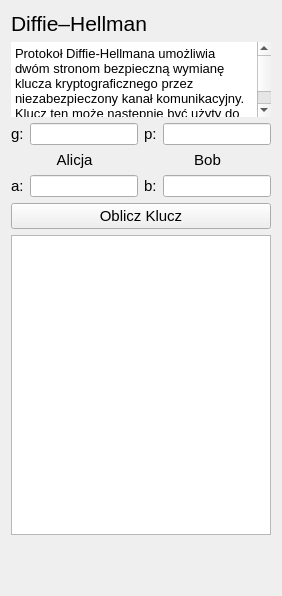
         <widget class="QWidget" name="DiffieHellman_page">
          <layout class="QVBoxLayout" name="verticalLayout_18">
           <item>
            <layout class="QVBoxLayout" name="verticalLayout_17">
             <item>
              <widget class="QLabel" name="label_29">
               <property name="font">
                <font>
                 <pointsize>16</pointsize>
                </font>
               </property>
               <property name="text">
                <string>Diffie–Hellman</string>
               </property>
              </widget>
             </item>
             <item>
              <widget class="QTextEdit" name="textEdit_3">
               <property name="minimumSize">
                <size>
                 <width>0</width>
                 <height>0</height>
                </size>
               </property>
               <property name="maximumSize">
                <size>
                 <width>16777215</width>
                 <height>75</height>
                </size>
               </property>
               <property name="frameShape">
                <enum>QFrame::Shape::NoFrame</enum>
               </property>
               <property name="lineWidth">
                <number>0</number>
               </property>
               <property name="readOnly">
                <bool>true</bool>
               </property>
               <property name="html">
                <string>&lt;!DOCTYPE HTML PUBLIC &quot;-//W3C//DTD HTML 4.0//EN&quot; &quot;http://www.w3.org/TR/REC-html40/strict.dtd&quot;&gt;
&lt;html&gt;&lt;head&gt;&lt;meta name=&quot;qrichtext&quot; content=&quot;1&quot; /&gt;&lt;meta charset=&quot;utf-8&quot; /&gt;&lt;style type=&quot;text/css&quot;&gt;
p, li { white-space: pre-wrap; }
hr { height: 1px; border-width: 0; }
li.unchecked::marker { content: &quot;\2610&quot;; }
li.checked::marker { content: &quot;\2612&quot;; }
&lt;/style&gt;&lt;/head&gt;&lt;body style=&quot; font-family:'Segoe UI'; font-size:9pt; font-weight:400; font-style:normal;&quot;&gt;
&lt;p style=&quot; margin-top:12px; margin-bottom:12px; margin-left:0px; margin-right:0px; -qt-block-indent:0; text-indent:0px;&quot;&gt;&lt;span style=&quot; font-size:10pt;&quot;&gt;Protokoł Diffie-Hellmana umożliwia dwóm stronom bezpieczną wymianę klucza kryptograficznego przez niezabezpieczony kanał komunikacyjny. Klucz ten może następnie być użyty do szyfrowania dalszej komunikacji.&lt;/span&gt;&lt;/p&gt;&lt;/body&gt;&lt;/html&gt;</string>
               </property>
              </widget>
             </item>
             <item>
              <layout class="QHBoxLayout" name="horizontalLayout_15">
               <item>
                <layout class="QVBoxLayout" name="verticalLayout_9">
                 <item>
                  <layout class="QHBoxLayout" name="horizontalLayout_10">
                   <item>
                    <widget class="QLabel" name="label_32">
                     <property name="font">
                      <font>
                       <pointsize>11</pointsize>
                       <bold>false</bold>
                      </font>
                     </property>
                     <property name="text">
                      <string>g:</string>
                     </property>
                    </widget>
                   </item>
                   <item>
                    <widget class="QLineEdit" name="g_input_lineEdit"/>
                   </item>
                  </layout>
                 </item>
                 <item>
                  <widget class="QLabel" name="label_30">
                   <property name="font">
                    <font>
                     <pointsize>11</pointsize>
                     <bold>false</bold>
                    </font>
                   </property>
                   <property name="text">
                    <string>Alicja</string>
                   </property>
                   <property name="alignment">
                    <set>Qt::AlignmentFlag::AlignCenter</set>
                   </property>
                  </widget>
                 </item>
                 <item>
                  <layout class="QHBoxLayout" name="horizontalLayout_11">
                   <item>
                    <widget class="QLabel" name="label_34">
                     <property name="font">
                      <font>
                       <pointsize>11</pointsize>
                       <bold>false</bold>
                      </font>
                     </property>
                     <property name="text">
                      <string>a:</string>
                     </property>
                    </widget>
                   </item>
                   <item>
                    <widget class="QLineEdit" name="a_input_lineEdit"/>
                   </item>
                  </layout>
                 </item>
                </layout>
               </item>
               <item>
                <layout class="QVBoxLayout" name="verticalLayout_16">
                 <item>
                  <layout class="QHBoxLayout" name="horizontalLayout">
                   <item>
                    <widget class="QLabel" name="label_33">
                     <property name="font">
                      <font>
                       <pointsize>11</pointsize>
                       <bold>false</bold>
                      </font>
                     </property>
                     <property name="text">
                      <string>p:</string>
                     </property>
                    </widget>
                   </item>
                   <item>
                    <widget class="QLineEdit" name="p_input_lineEdit"/>
                   </item>
                  </layout>
                 </item>
                 <item>
                  <widget class="QLabel" name="label_31">
                   <property name="font">
                    <font>
                     <pointsize>11</pointsize>
                     <bold>false</bold>
                    </font>
                   </property>
                   <property name="text">
                    <string>Bob</string>
                   </property>
                   <property name="alignment">
                    <set>Qt::AlignmentFlag::AlignCenter</set>
                   </property>
                  </widget>
                 </item>
                 <item>
                  <layout class="QHBoxLayout" name="horizontalLayout_9">
                   <item>
                    <widget class="QLabel" name="label_35">
                     <property name="font">
                      <font>
                       <pointsize>11</pointsize>
                       <bold>false</bold>
                      </font>
                     </property>
                     <property name="text">
                      <string>b:</string>
                     </property>
                    </widget>
                   </item>
                   <item>
                    <widget class="QLineEdit" name="b_input_lineEdit"/>
                   </item>
                  </layout>
                 </item>
                </layout>
               </item>
              </layout>
             </item>
             <item>
              <widget class="QPushButton" name="calculate_diffieHellman_pushButton">
               <property name="font">
                <font>
                 <pointsize>11</pointsize>
                </font>
               </property>
               <property name="text">
                <string>Oblicz Klucz</string>
               </property>
              </widget>
             </item>
             <item>
              <widget class="QTextEdit" name="diffieHellman_output">
               <property name="minimumSize">
                <size>
                 <width>0</width>
                 <height>300</height>
                </size>
               </property>
               <property name="font">
                <font>
                 <pointsize>11</pointsize>
                </font>
               </property>
               <property name="readOnly">
                <bool>true</bool>
               </property>
              </widget>
             </item>
             <item>
              <spacer name="verticalSpacer_10">
               <property name="orientation">
                <enum>Qt::Orientation::Vertical</enum>
               </property>
               <property name="sizeType">
                <enum>QSizePolicy::Policy::Fixed</enum>
               </property>
               <property name="sizeHint" stdset="0">
                <size>
                 <width>20</width>
                 <height>50</height>
                </size>
               </property>
              </spacer>
             </item>
            </layout>
           </item>
          </layout>
         </widget>
